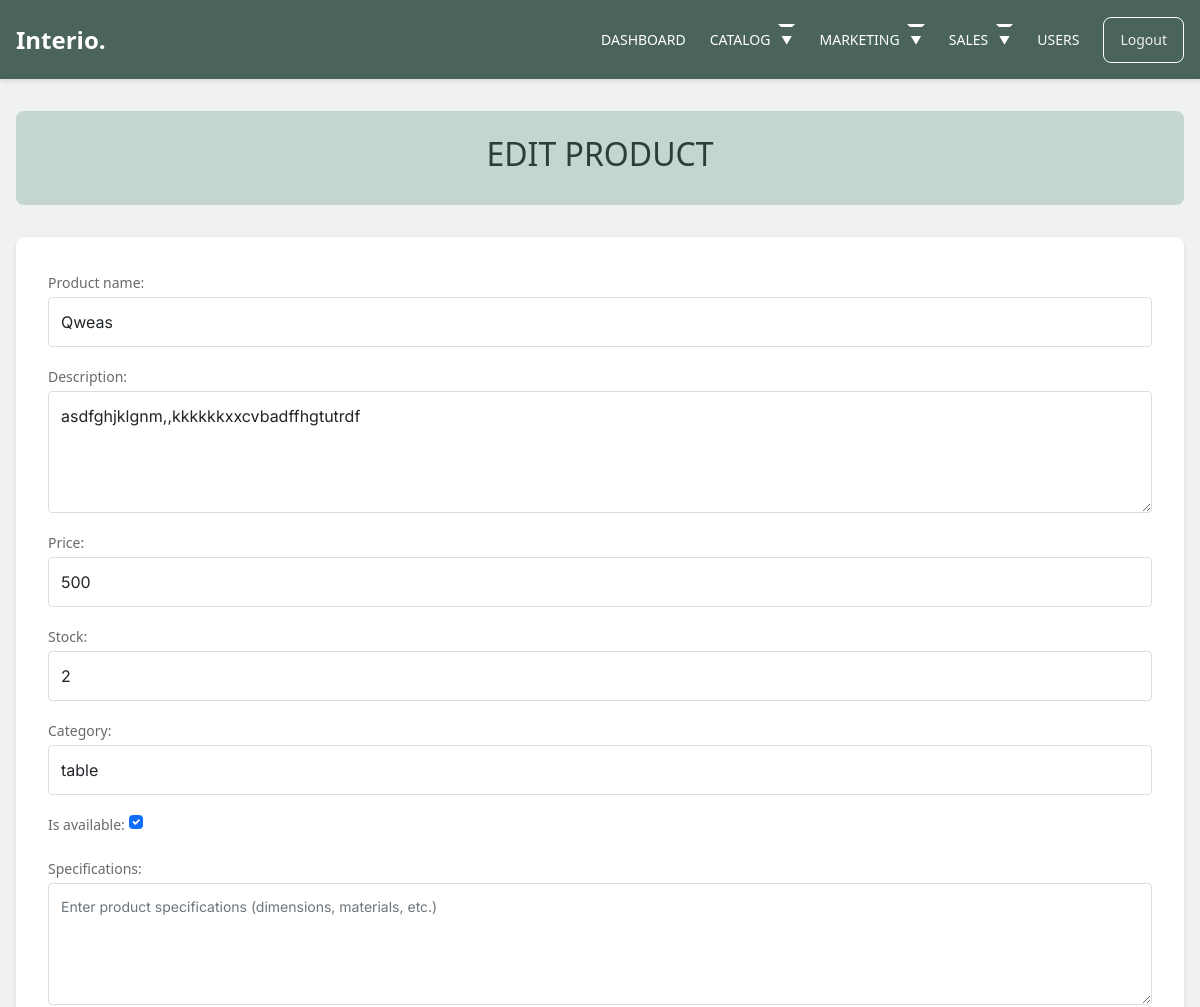
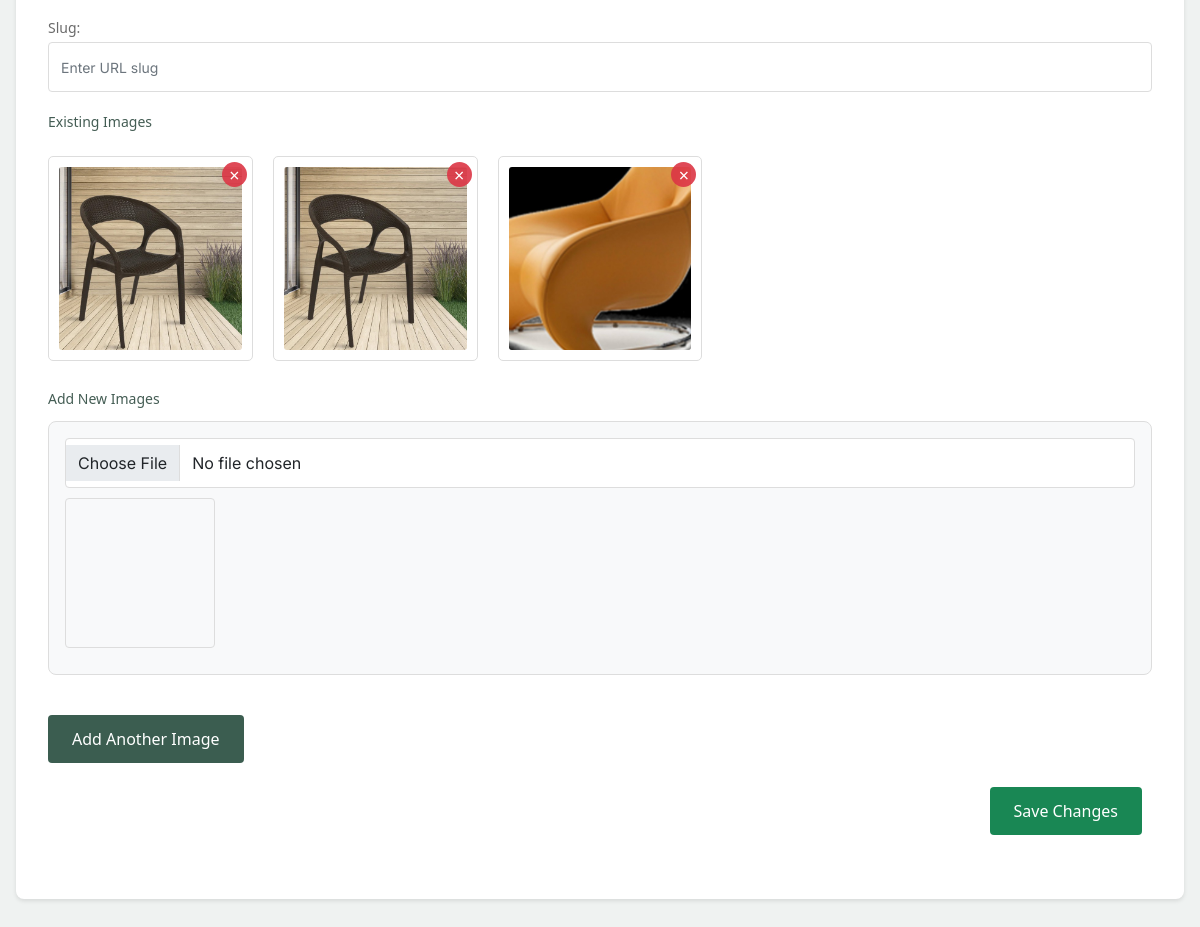
The page /adminn/editproduct/32/ (signed in) on the database its author committed (2 pictures, top to bottom).
### store/models.py (models this page shows, shortened)
class Product(models.Model):
    product_name = models.CharField(max_length=100, unique=True)
    slug = models.SlugField(max_length=100, unique=True)
    description = models.TextField(max_length=500, blank=True)
    specifications = models.TextField(max_length=500, blank=True)
    price = models.IntegerField()
    stock = models.IntegerField()
    is_available = models.BooleanField(default=True)
    category = models.ForeignKey('category.Category', on_delete=models.CASCADE)
    created_date = models.DateTimeField(auto_now_add=True)
    modified_date = models.DateTimeField(auto_now=True)
    is_deleted = models.BooleanField(default=False)
    deleted_at = models.DateTimeField(null=True, blank=True)
    class Meta:
        ordering = ['-created_date']
        indexes = [
            models.Index(fields=['is_deleted']),
            models.Index(fields=['is_available']),
        ]

class ProductImage(models.Model):
    product = models.ForeignKey(Product, on_delete=models.CASCADE, related_name="images")
    image = models.ImageField(upload_to='products', blank=True, null=True)
    class Meta:
        ordering = ['id']

### adminn/views.py (the view)
    def _wrapped_view(request, *args, **kwargs):
        if request.user.is_authenticated and request.user.is_superadmin:
            return view_func(request, *args, **kwargs)
        else:
            return redirect('login')

### adminn/views.py (called while the page is built)
def superuser_required(view_func):
    def _wrapped_view(request, *args, **kwargs):
        if request.user.is_authenticated and request.user.is_superadmin:
            return view_func(request, *args, **kwargs)
        else:
            return redirect('login')
    return _wrapped_view

### carts/context_processors.py (called while the page is built, shortened)
def counter(request):
    cart_count = 0
    if 'admin' in request.path:
        return {}
    return dict(cart_count=cart_count)

### category/context_processors.py (called while the page is built)
def menu_links(request):
    links = Category.objects.all()
    return dict(links=links)

### category/models.py (called while the page is built)
    def __str__(self):
        return self.category_name

### templates/adminn/editproduct.html (shortened to what this page needs)
{% extends 'adminn/adminbase.html' %}
{% load static %}
{% block content %}
    <div class="container">
        <div class="header">
            <h1>EDIT PRODUCT</h1>
        </div>
        <div class="product-form">
            <form action="" method="POST" enctype="multipart/form-data">
                {{ form.as_p }}
                {% if existing_images %}
                <div class="form-group">
                    <label>Existing Images</label>
                    <div class="existing-images">
                        {% for image in existing_images %}
                        <div class="existing-image-container" id="image-container-{{ image.id }}">
                            <img src="{{ image.image.url }}" class="existing-image" alt="Product image">
                            <button type="button" class="delete-image" data-image-id="{{ image.id }}">×</button>
                        </div>
                        {% endfor %}
                    </div>
                </div>
                {% endif %}
                <div class="form-group">
                    <label>Add New Images</label>
                    <div id="image-input-container">
                        <div class="image-upload-group">
                            <input type="file" class="form-control image-input" name="images" accept="image/*" onchange="previewImage(this)">
                            <div class="image-preview-container">
                                <div class="cropper-preview" style="width: 150px; height: 150px; overflow: hidden; margin: 10px 0;"></div>
                            </div>
                        </div>
                    </div>
                    <button type="button" class="btn btn-primary mt-3" onclick="addImageInput()">Add Another Image</button>
                </div>
                <div class="add-product">
                    <button type="submit" class="btn btn-success">Save Changes</button>
                </div>
            </form>
        </div>
    </div>
    <link rel="stylesheet" href="https://cdnjs.cloudflare.com/ajax/libs/cropperjs/1.5.12/cropper.min.css">
{% endblock %}

### static/css/style.css (style rules this page uses)
body { overflow-x: hidden; position: relative; }
body { font-family: "Inter", sans-serif; font-weight: 400; line-height: 28px; color: #6a6a6a; font-size: 14px; background-color: #eff2f1; }
.btn { font-weight: 600; padding: 12px 30px; border-radius: 30px; color: #ffffff; background: #2f2f2f; border-color: #2f2f2f; }
.btn.btn-primary { background: #3b5d50; border-color: #3b5d50; }
.form-control { height: 50px; border-radius: 10px; font-family: "Inter", sans-serif; }
textarea { height: auto !important; }

### templates/adminn/adminheader.html (style rules this page uses)
* { margin: 0; padding: 0; box-sizing: border-box; font-family: system-ui, -apple-system, BlinkMacSystemFont, 'Segoe UI', sans-serif; }

### templates/adminn/editproduct.html (style rules this page uses)
* { margin: 0; padding: 0; box-sizing: border-box; font-family: system-ui, -apple-system, sans-serif; }
.container { max-width: 1200px; margin: 2rem auto; padding: 0 1rem; }
.header { background-color: #C5D5D0; padding: 1.5rem; border-radius: 0.5rem; margin-bottom: 2rem; text-align: center; }
.header h1 { color: #2C3E38; font-size: 2rem; }
.product-form { background: white; padding: 2rem; border-radius: 0.5rem; box-shadow: 0 2px 4px rgba(0,0,0,0.1); }
.form-group { margin-bottom: 1.5rem; }
.form-group label { display: block; margin-bottom: 0.5rem; color: #445D54; font-weight: 500; }
.form-control { width: 100%; padding: 0.75rem; border: 1px solid #ddd; border-radius: 0.25rem; font-size: 1rem; }
.add-product { text-align: right; margin-bottom: 2rem; }
.image-preview-container { margin-top: 10px; position: relative; max-width: 500px; }
.image-upload-group { margin-bottom: 1.5rem; border: 1px solid #ddd; padding: 1rem; border-radius: 0.5rem; background: #f8f9fa; }
.cropper-preview { overflow: hidden; border: 1px solid #ddd; border-radius: 4px; margin: 10px 0; }
.btn { padding: 0.75rem 1.5rem; border: none; border-radius: 0.25rem; cursor: pointer; font-weight: 500; text-decoration: none; display: inline-block; margin-right: 10px; }
.btn-primary { background-color: #445D54; color: white; }
.btn-success { background-color: #198754; color: white; }
.existing-images { display: grid; grid-template-columns: repeat(auto-fill, minmax(200px, 1fr)); gap: 20px; margin: 20px 0; }
.existing-image-container { position: relative; border: 1px solid #ddd; padding: 10px; border-radius: 5px; }
.existing-image { width: 100%; height: auto; border-radius: 3px; display: block; }
.delete-image { position: absolute; top: 5px; right: 5px; background: rgba(220, 53, 69, 0.9); color: white; border: none; border-radius: 50%; width: 25px; height: 25px; cursor: pointer; display: flex; align-items: center; justify-content: center; font-size: 18px; }

### rows shown on the page
Product: product_name "Qweas", description "asdfghjklgnm,,kkkkkkxxcvbadffhgtutrdf", price "500", stock "2", category "table", is_available "☑"
ProductImage: image (picture)
ProductImage: image (picture)
ProductImage: image (picture)
